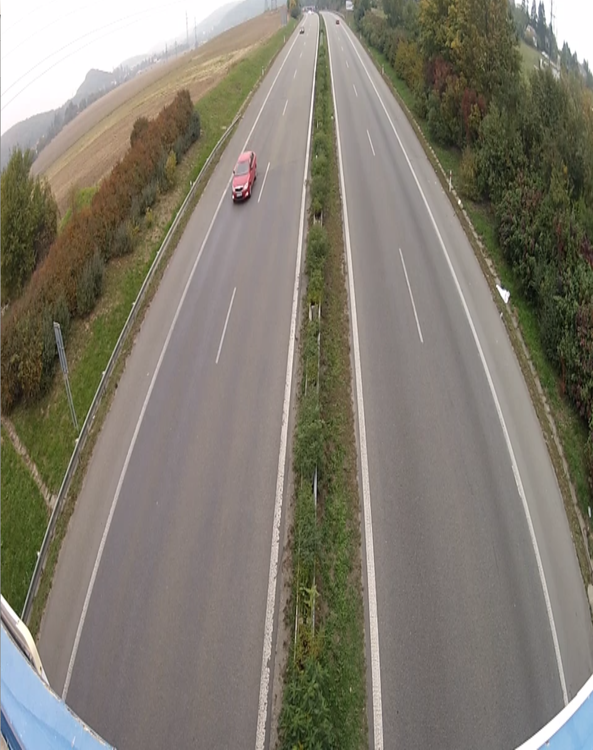
#> input picture dasdadasdasdasd.jpg, 593 x 750 px, given in place of GOPR2036_half.mp4, which was not available
$ python moving_edge_main.py   (older library calls are emulated)
#> lines starting #> are read from the running program, lines starting #| are printed output that depends on the picture; pictures that were not available may be replaced by others from this repository, and a replacement may not be noted
#!/usr/bin/env python3
# -*- coding: utf-8 -*-
"""
Created on Fri Mar 13 10:20:22 2020

@author: ixtiyor
"""
import cv2
import os
import numpy as np
from pc_lines_diamond.mx_lines import  fit_ellipse, gety,get_coeffs
from pc_lines_diamond.ransac.ransac import run_ransac, estimate, is_inlier
import math
import time
#def length(v):
#  return math.sqrt(dotproduct(v, v))
def auto_canny(image, sigma=0.43):
	# compute the median of the single channel pixel intensities
	v = np.median(image)
	# apply automatic Canny edge detection using the computed median
	lower = int(max(0, (1.0 - sigma) * v))
	upper = int(min(255, (1.0 + sigma) * v))
	edged = cv2.Canny(image, lower, upper)
	# return the edged image
	return edged
def get_orientation(mag, ori,thresh=1.0, num_bins=8):
    h, w = np.shape(mag)
    orientation_map = np.zeros((*np.shape(mag), num_bins))
    for i in range(h):
        for j in range(w):
            mag_pixel = mag[i,j]
            if(mag_pixel > thresh):
                 oriPixel = ori[i,j]
                 bins = np.arange(0,361,360/(num_bins))
                 for ib in range(len(bins)-1):
                     if(ib ==1 or len(bins)-1 - 1):continue
#                     print('checking from ', bins[ib] , ' to ', bins[ib+1] )
                     if(oriPixel >= bins[ib] and oriPixel < bins[ib+1]):

                         orientation_map[i,j,ib] = mag_pixel
                         break
#            print(i, j)
    return orientation_map
def get_orientation_matrix_way(mag, ori,thresh=1.0, num_bins=8):
    h, w = np.shape(mag)
    orientation_map = np.zeros((*np.shape(mag), num_bins))
    bins = np.arange(0,361,360/(num_bins))
    for ib in range(len(bins)-1):
        rws,cols = np.where((ori>bins[ib]) & (ori<bins[ib+1]))
        orientation_map[rws,cols, ib] = mag[rws,cols]
    return orientation_map
def background_test(B, H, t1=11065969, t2=12065969):
    diff = abs(H - B)
#    img = np.zeros((*np.shape(H), 3))
#    min_val = np.min(H)
#    print(np.max(diff), np.min(diff))
    rws_t2,cols_t2,bins_t2 = np.where(diff < t2)
    rws_t1,cols_t1,bins_t1 = np.where(H<t1)
#    rws_t3,cols_t3,bins_t3 = np.where()
    H[rws_t1, cols_t1, bins_t1] = 0
#    H[rws_t3, cols_t3, bins_t3] = 0
    H[rws_t2, cols_t2, bins_t2] = 0
#    imgp[rws_t2, cols_t2] = []
    return H
if(__name__ == '__main__'):
#    videos_root = '/media/ixtiyor/New Volume/datasets/auto_callibration/d1'
#    videos = os.listdir(videos_root)
    try:
        video_src = "GOPR2036_half.mp4"#videos_root + "/" + videos[1] # "GOPR2036_half.mp4"
    except:
        video_src = 0

    cam = cv2.VideoCapture(video_src)
    _ret, frame = cam.read()
#> frame is the input picture: shape (750, 593, 3); mean B, G, R 111.6, 123.6, 128.9
#    frame = cv2.resize(frame, (512,512 ))
    width = frame.shape[1]
#> width = 593
    height = frame.shape[0]
#> height = 750
    #i = 0
    B = []
    alpha = 0.95
    while True:
        _ret, frame = cam.read()
#        frame = cv2.resize(frame, (512,512 ))
        frame_gray = cv2.cvtColor(frame, cv2.COLOR_BGR2GRAY)
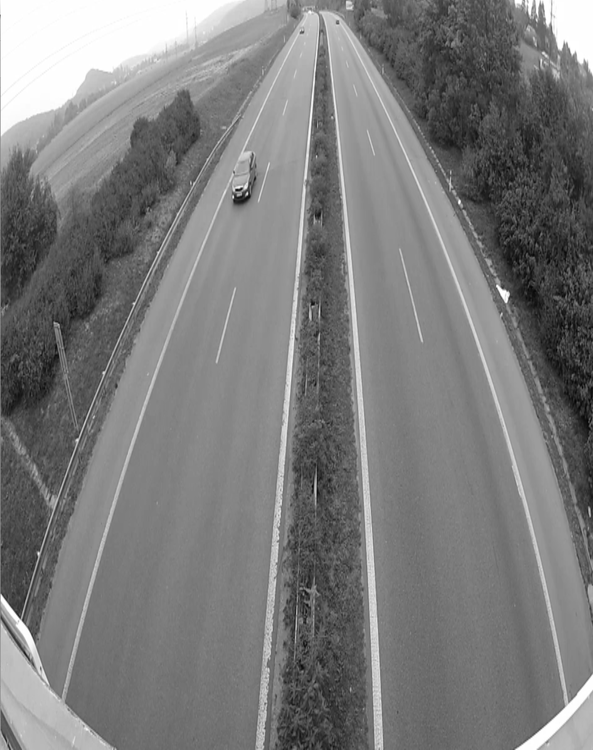
#> frame_gray: shape (750, 593); min 4, max 255, mean 123.8
        start = time.time()
        frame_gray = auto_canny(frame_gray, 0.1)
#> in auto_canny, `v = np.median(image)`: v = 123
#> in auto_canny, `lower = int(max(0, (1.0 - sigma) * v))`: lower = 110
#> in auto_canny, `upper = int(min(255, (1.0 + sigma) * v))`: upper = 135
#> in auto_canny, `edged = cv2.Canny(image, lower, upper)`:
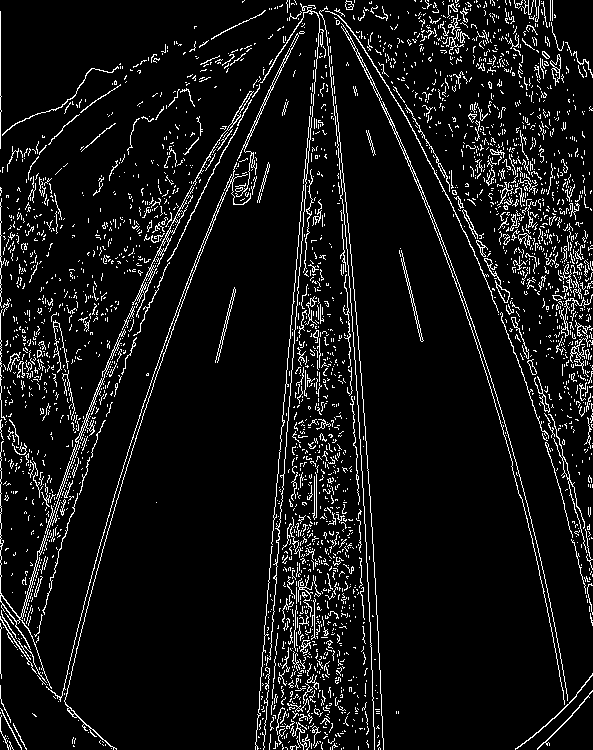
#> edged: shape (750, 593); 7.7% white in thin lines or dots
    #    print(i)
        sobelx = cv2.Sobel(frame_gray,cv2.CV_64F,1,0,ksize=11)
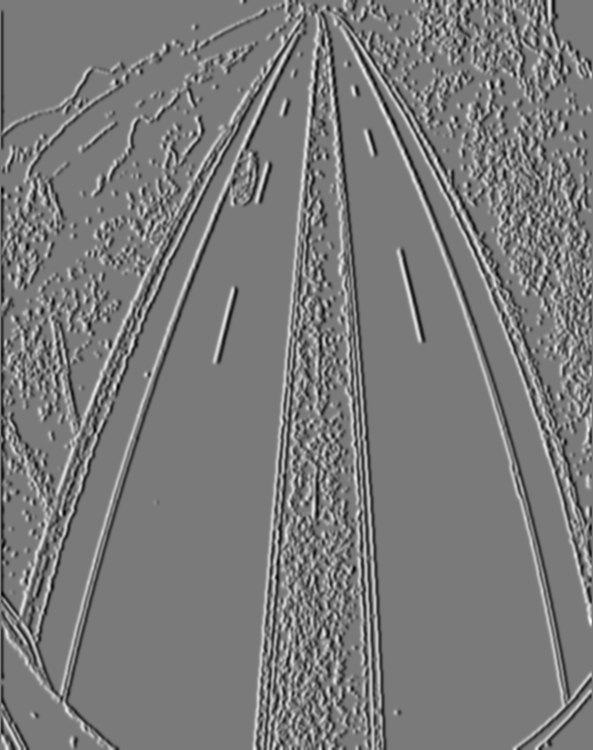
#> sobelx: shape (750, 593) float64; min -20830185, max 22436175, mean -33536.1; drawn with min black and max white
        sobely = cv2.Sobel(frame_gray,cv2.CV_64F,0,1,ksize=11)
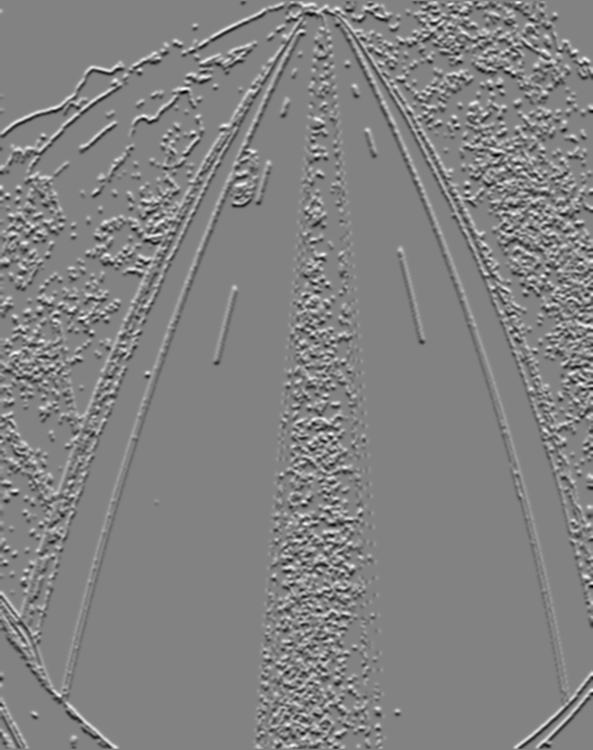
#> sobely: shape (750, 593) float64; min -20265105, max 19189260, mean 455.6; drawn with min black and max white

    #    kernely = np.array([[1,1,1],
    #                        [0,0,0],
    #                        [-1,-1,-1]])
    #
    #    kernelx = np.array([[1,0,-1],
    #                        [1,0,-1],
    #                        [1,0,-1]])
    #
    #    sobelx = cv2.filter2D(frame_gray, cv2.CV_64F, kernelx)
    #    sobely = cv2.filter2D(frame_gray, cv2.CV_64F, kernely)

    #    cv2.imshow('Gradients_X',sobelx)
    #    cv2.imshow('Gradients_Y',sobely)

        magnitude = cv2.magnitude(sobelx, sobely) # computes sqrt(xi^2 + yi^2)
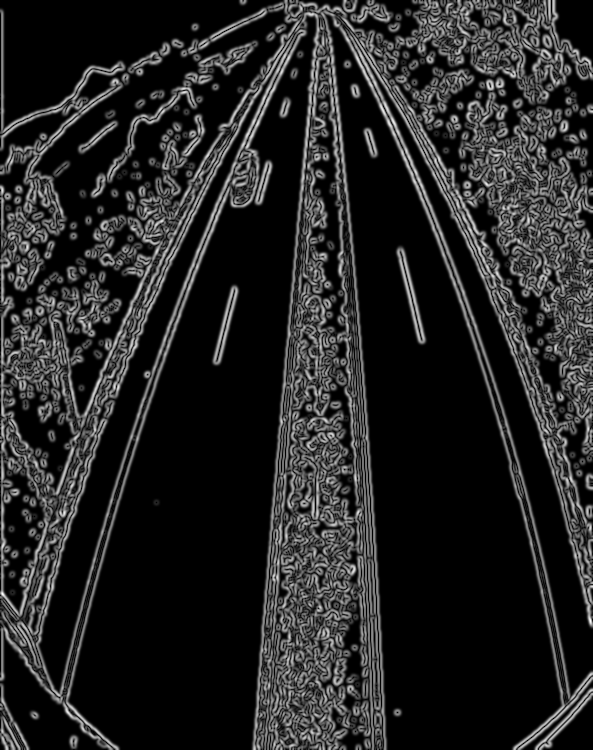
#> magnitude: shape (750, 593) float64; min 0, max 23043443.8, mean 3370482.1; drawn with min black and max white
        phase = cv2.phase(sobelx,sobely,angleInDegrees=True) # computes angel between x and y
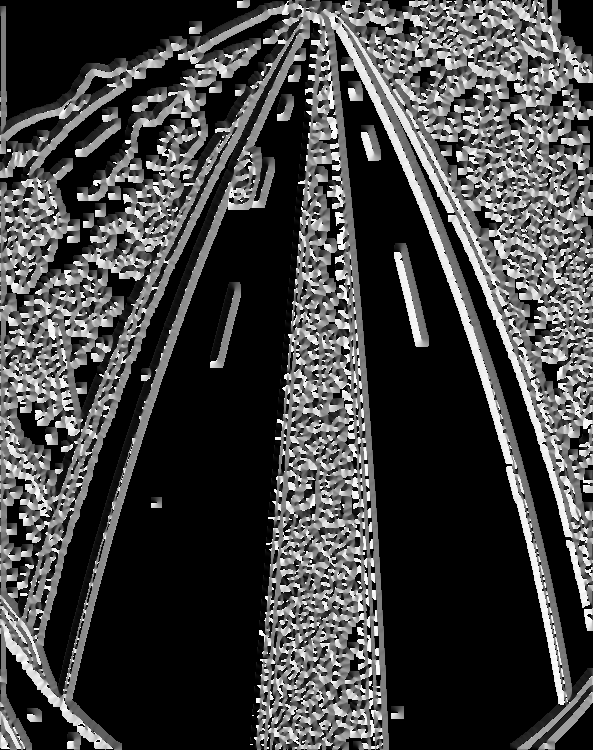
#> phase: shape (750, 593) float64; min 0, max 360, mean 94.6; drawn with min black and max white

        H = get_orientation_matrix_way(magnitude, phase,1.0,8)

        if(len(B) == 0):
            B = H
        else:
            B = alpha * B + (1-alpha) * H

        H = background_test(B, H)
        H = np.sum(H,2)
#> H: shape (750, 593) float64; every value is 0
        H = (H/np.max(H) * 255).astype('uint8')
#> H: shape (750, 593); every value is 0
        vp_1 = [width/2, 0]
#> vp_1 = [296.5, 0]
        print('time spent', time.time() - start)
    # [38 lines of commented-out code are left out]
        cv2.imshow('lk_track', frame)
        cv2.imshow('edges',H)

        ch = cv2.waitKey(1)
#> (key Esc is pressed here)
        if ch == 27:
            cv2.destroyAllWindows()
            break
